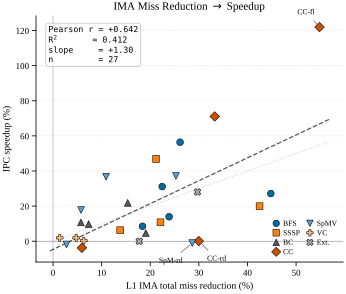

Generate this figure with Python:
#!/usr/bin/env python3
"""Round-2 Effectiveness Fig E5: IMA Miss Reduction vs Speedup correlation.

Single-column scatter showing the causal chain:
       IMA Miss Reduction (%)  ->  IPC Speedup (%)

  * One point per workload (those with valid IMA reduction data)
  * Coloured by algorithm group
  * Linear regression line + R^2
  * Top-3 outliers (largest |residual|) annotated with short name

Data source: ima_plan/07_paper_outline/figures/effectiveness_data.json
            (`derived.ima_total_reduction_pct`, `derived.speedup_pct`,
             algorithm group from workload_names.ALG_OF)
"""

from __future__ import annotations

import json
import sys
from pathlib import Path

import numpy as np

# ── Plot style ───────────────────────────────────────────────────────────────
_REPO = Path(__file__).resolve().parents[4]
sys.path.insert(0, str(_REPO / "ima_plan/07_paper_outline/plot_style"))
from plot_util import apply_style, figsize_col, save_fig, CB10        # noqa: E402
from workload_names import ORDERED_28, SHORT_NAME, ALG_OF, ALG_GROUPS  # noqa: E402

apply_style()
import matplotlib.pyplot as plt                                       # noqa: E402

OUT_DIR = Path(__file__).resolve().parent
DATA_JSON = _REPO / "ima_plan/07_paper_outline/figures/effectiveness_data.json"

# ── Algorithm-group colour map (consistent across paper) ─────────────────────
ALG_COLOR = {
    "BFS":  CB10[0],   # blue
    "SSSP": CB10[1],   # orange
    "BC":   CB10[3],   # dark gray
    "CC":   CB10[5],   # red-orange
    "SpMV": CB10[4],   # light blue
    "VC":   CB10[8],   # light orange
    "Ext.": CB10[2],   # mid gray
}

# Marker per algorithm — improves disambiguation if grayscale-printed
ALG_MARKER = {
    "BFS": "o", "SSSP": "s", "BC": "^", "CC": "D",
    "SpMV": "v", "VC": "P", "Ext.": "X",
}

# ── Load ─────────────────────────────────────────────────────────────────────
DATA = json.loads(DATA_JSON.read_text())["workloads"]

points = []      # list of (key, alg, ima_red, speedup)
skipped = []
for k in ORDERED_28:
    rec = DATA.get(k) or {}
    d = rec.get("derived") or {}
    ima_red = d.get("ima_total_reduction_pct")
    sp = d.get("speedup_pct")
    if ima_red is None or sp is None:
        skipped.append(k)
        continue
    points.append((k, ALG_OF.get(k, "Ext."), float(ima_red), float(sp)))

x_arr = np.array([p[2] for p in points])
y_arr = np.array([p[3] for p in points])

# ── Linear regression ───────────────────────────────────────────────────────
slope, intercept = np.polyfit(x_arr, y_arr, 1)
y_pred = slope * x_arr + intercept
ss_res = np.sum((y_arr - y_pred) ** 2)
ss_tot = np.sum((y_arr - y_arr.mean()) ** 2)
r2 = 1.0 - ss_res / ss_tot if ss_tot > 0 else 0.0
# Pearson r (sign of slope agreement)
r = float(np.corrcoef(x_arr, y_arr)[0, 1])

# Top-3 outliers by |residual|
residuals = y_arr - y_pred
outlier_idx = np.argsort(-np.abs(residuals))[:3]

# ── Plot ─────────────────────────────────────────────────────────────────────
fig, ax = plt.subplots(figsize=figsize_col(aspect=0.85), constrained_layout=True)

for k, alg, xv, yv in points:
    ax.scatter(
        xv, yv,
        c=ALG_COLOR.get(alg, "#333333"),
        marker=ALG_MARKER.get(alg, "o"),
        s=24, edgecolors="black", linewidths=0.4,
        zorder=4,
    )

# Regression line over the data range
xs = np.linspace(x_arr.min() - 2, x_arr.max() + 2, 50)
ax.plot(
    xs, slope * xs + intercept,
    color="#444444", linestyle="--", linewidth=0.9, alpha=0.9,
    zorder=2,
)

# Reference: y = x (1:1 line) — sanity for "1 % miss saved -> 1 % speedup"
ax.plot(
    xs, xs,
    color="#999999", linestyle=":", linewidth=0.6, alpha=0.6,
    zorder=2,
)

# Annotate top-3 outliers — use a small per-outlier offset table to avoid
# label overlap for clusters at the same y (e.g. CC-rd & SpM-rd both ~0%).
# Offset chosen by data position: positive residuals → label above-right,
# negative residuals → label below; horizontal direction alternates so
# multiple bottom outliers don't stack.
_offsets_taken: list[tuple[float, float]] = []
for rank, i in enumerate(outlier_idx):
    k, alg, xv, yv = points[i]
    short = SHORT_NAME[k]
    if residuals[i] >= 0:
        dx, dy = -3.5, 8.0
        ha, va = "right", "bottom"
    else:
        # Alternate sides for stacked low-y outliers
        dx = -7.0 if rank % 2 == 0 else 6.0
        dy = -10.0
        ha = "right" if dx < 0 else "left"
        va = "top"
    ax.annotate(
        short, xy=(xv, yv), xytext=(dx, dy),
        textcoords="offset points",
        fontsize=5.5, color="black", ha=ha, va=va,
        arrowprops=dict(arrowstyle="-", color="#666", lw=0.5),
        zorder=6,
    )

# Stats text box (top-left)
stats = (
    f"Pearson r = {r:+.3f}\n"
    f"R$^2$       = {r2:.3f}\n"
    f"slope     = {slope:+.2f}\n"
    f"n         = {len(points)}"
)
ax.text(
    0.04, 0.96, stats,
    transform=ax.transAxes, ha="left", va="top",
    fontsize=6, family="monospace",
    bbox=dict(boxstyle="round,pad=0.3",
              facecolor="white", edgecolor="#bbb", linewidth=0.5),
    zorder=8,
)

# Axes
ax.set_xlabel("L1 IMA total miss reduction (%)", fontsize=7)
ax.set_ylabel("IPC speedup (%)", fontsize=7)
ax.tick_params(axis="both", labelsize=6.5)
ax.axhline(y=0, color="black", linewidth=0.4, alpha=0.4)
ax.axvline(x=0, color="black", linewidth=0.4, alpha=0.4)

# Algorithm legend (compact)
seen = set()
handles = []
for alg in [g[0] for g in ALG_GROUPS]:
    if alg in seen or alg not in {p[1] for p in points}:
        continue
    seen.add(alg)
    handles.append(plt.scatter(
        [], [], c=ALG_COLOR[alg], marker=ALG_MARKER[alg],
        s=22, edgecolors="black", linewidths=0.4, label=alg,
    ))
ax.legend(
    handles=handles, ncol=2, fontsize=5.5, frameon=False,
    loc="lower right", bbox_to_anchor=(1.0, 0.0),
    handlelength=1.0, handleheight=0.9, columnspacing=0.8,
    labelspacing=0.25,
)

ax.set_title(
    f"IMA Miss Reduction $\\rightarrow$ Speedup",
    fontsize=8, pad=4,
)

save_fig(fig, "proto_r2_e5_correlation", OUT_DIR)
plt.close(fig)

# ── Verification ─────────────────────────────────────────────────────────────
print(f"Saved: {OUT_DIR}/proto_r2_e5_correlation.{{pdf,svg}}")
print(f"points = {len(points)}   skipped = {skipped}")
print(f"Pearson r = {r:+.4f}    R^2 = {r2:.4f}")
print(f"slope = {slope:+.4f}    intercept = {intercept:+.4f}")
print()
print("Top-3 outliers (|residual|):")
for i in outlier_idx:
    k, alg, xv, yv = points[i]
    print(f"  {SHORT_NAME[k]:9s}  ({alg})   ima_red = {xv:6.2f}%   "
          f"speedup = {yv:6.2f}%   residual = {residuals[i]:+6.2f}")
print()
print("All points (sorted by ima_red):")
for i in np.argsort(-x_arr):
    k, alg, xv, yv = points[i]
    print(f"  {SHORT_NAME[k]:9s}  ({alg:4s})   ima_red = {xv:6.2f}%   "
          f"speedup = {yv:6.2f}%")
